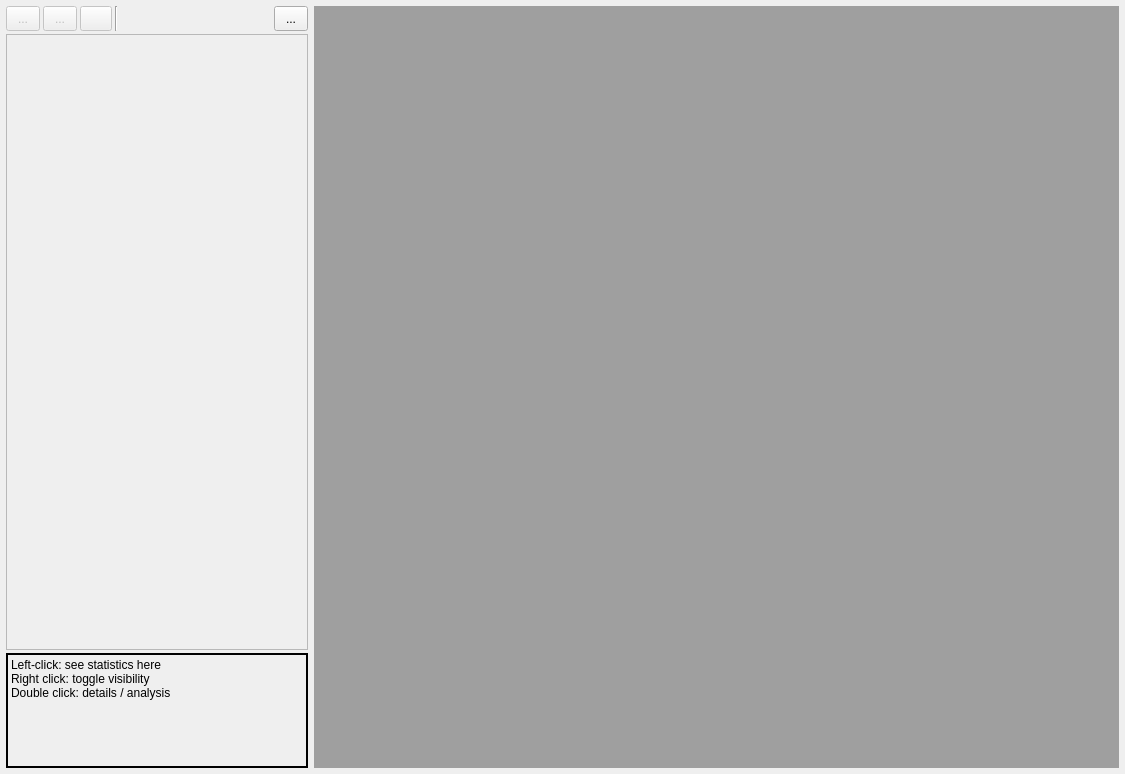
<?xml version="1.0" encoding="UTF-8"?>
<ui version="4.0">
 <class>ProjectView</class>
 <widget class="QWidget" name="ProjectView">
  <property name="geometry">
   <rect>
    <x>0</x>
    <y>0</y>
    <width>1125</width>
    <height>774</height>
   </rect>
  </property>
  <property name="windowTitle">
   <string>Form</string>
  </property>
  <layout class="QGridLayout" name="gridLayout">
   <property name="leftMargin">
    <number>6</number>
   </property>
   <property name="topMargin">
    <number>6</number>
   </property>
   <property name="rightMargin">
    <number>6</number>
   </property>
   <property name="bottomMargin">
    <number>6</number>
   </property>
   <item row="0" column="1">
    <widget class="QMdiArea" name="area"/>
   </item>
   <item row="0" column="0">
    <layout class="QVBoxLayout" name="verticalLayout">
     <property name="spacing">
      <number>3</number>
     </property>
     <property name="sizeConstraint">
      <enum>QLayout::SetMaximumSize</enum>
     </property>
     <item>
      <layout class="QHBoxLayout" name="horizontalLayout_5">
       <property name="spacing">
        <number>3</number>
       </property>
       <item>
        <widget class="QToolButton" name="toolColors">
         <property name="enabled">
          <bool>false</bool>
         </property>
         <property name="minimumSize">
          <size>
           <width>34</width>
           <height>25</height>
          </size>
         </property>
         <property name="maximumSize">
          <size>
           <width>34</width>
           <height>25</height>
          </size>
         </property>
         <property name="toolTip">
          <string>Apply to all</string>
         </property>
         <property name="text">
          <string>...</string>
         </property>
         <property name="icon">
          <iconset resource="../resources/icons.qrc">
           <normaloff>:/icons/show16.png</normaloff>:/icons/show16.png</iconset>
         </property>
         <property name="iconSize">
          <size>
           <width>16</width>
           <height>16</height>
          </size>
         </property>
         <property name="popupMode">
          <enum>QToolButton::InstantPopup</enum>
         </property>
        </widget>
       </item>
       <item>
        <widget class="QToolButton" name="toolDelete">
         <property name="enabled">
          <bool>false</bool>
         </property>
         <property name="minimumSize">
          <size>
           <width>34</width>
           <height>25</height>
          </size>
         </property>
         <property name="maximumSize">
          <size>
           <width>34</width>
           <height>25</height>
          </size>
         </property>
         <property name="toolTip">
          <string>Delete spectra...</string>
         </property>
         <property name="text">
          <string>...</string>
         </property>
         <property name="icon">
          <iconset resource="../resources/icons.qrc">
           <normaloff>:/icons/oxy/16/emptytrash.png</normaloff>:/icons/oxy/16/emptytrash.png</iconset>
         </property>
         <property name="iconSize">
          <size>
           <width>16</width>
           <height>16</height>
          </size>
         </property>
         <property name="popupMode">
          <enum>QToolButton::InstantPopup</enum>
         </property>
        </widget>
       </item>
       <item>
        <widget class="QPushButton" name="pushFullInfo">
         <property name="enabled">
          <bool>false</bool>
         </property>
         <property name="minimumSize">
          <size>
           <width>32</width>
           <height>25</height>
          </size>
         </property>
         <property name="maximumSize">
          <size>
           <width>32</width>
           <height>25</height>
          </size>
         </property>
         <property name="toolTip">
          <string>Details / analysis</string>
         </property>
         <property name="text">
          <string/>
         </property>
         <property name="icon">
          <iconset resource="../resources/icons.qrc">
           <normaloff>:/icons/oxy/16/help_about.png</normaloff>:/icons/oxy/16/help_about.png</iconset>
         </property>
         <property name="iconSize">
          <size>
           <width>16</width>
           <height>16</height>
          </size>
         </property>
        </widget>
       </item>
       <item>
        <widget class="Line" name="line">
         <property name="orientation">
          <enum>Qt::Vertical</enum>
         </property>
        </widget>
       </item>
       <item>
        <widget class="QLabel" name="label_28">
         <property name="sizePolicy">
          <sizepolicy hsizetype="Minimum" vsizetype="Preferred">
           <horstretch>0</horstretch>
           <verstretch>0</verstretch>
          </sizepolicy>
         </property>
         <property name="minimumSize">
          <size>
           <width>10</width>
           <height>20</height>
          </size>
         </property>
         <property name="maximumSize">
          <size>
           <width>16777215</width>
           <height>25</height>
          </size>
         </property>
         <property name="text">
          <string/>
         </property>
         <property name="alignment">
          <set>Qt::AlignRight|Qt::AlignTrailing|Qt::AlignVCenter</set>
         </property>
        </widget>
       </item>
       <item>
        <widget class="QToolButton" name="toolTile">
         <property name="enabled">
          <bool>true</bool>
         </property>
         <property name="minimumSize">
          <size>
           <width>34</width>
           <height>25</height>
          </size>
         </property>
         <property name="maximumSize">
          <size>
           <width>34</width>
           <height>25</height>
          </size>
         </property>
         <property name="toolTip">
          <string>Apply to all</string>
         </property>
         <property name="text">
          <string>...</string>
         </property>
         <property name="icon">
          <iconset resource="../resources/icons.qrc">
           <normaloff>:/icons/oxy/16/view_split_left_right.png</normaloff>:/icons/oxy/16/view_split_left_right.png</iconset>
         </property>
         <property name="iconSize">
          <size>
           <width>16</width>
           <height>16</height>
          </size>
         </property>
         <property name="popupMode">
          <enum>QToolButton::InstantPopup</enum>
         </property>
        </widget>
       </item>
      </layout>
     </item>
     <item>
      <widget class="QScrollArea" name="scrollArea">
       <property name="sizePolicy">
        <sizepolicy hsizetype="Expanding" vsizetype="MinimumExpanding">
         <horstretch>1</horstretch>
         <verstretch>1</verstretch>
        </sizepolicy>
       </property>
       <property name="minimumSize">
        <size>
         <width>283</width>
         <height>0</height>
        </size>
       </property>
       <property name="maximumSize">
        <size>
         <width>302</width>
         <height>16777215</height>
        </size>
       </property>
       <property name="horizontalScrollBarPolicy">
        <enum>Qt::ScrollBarAlwaysOff</enum>
       </property>
       <property name="sizeAdjustPolicy">
        <enum>QAbstractScrollArea::AdjustToContents</enum>
       </property>
       <property name="widgetResizable">
        <bool>true</bool>
       </property>
       <property name="alignment">
        <set>Qt::AlignHCenter|Qt::AlignTop</set>
       </property>
       <widget class="QWidget" name="scrollAreaWidgetContents">
        <property name="geometry">
         <rect>
          <x>0</x>
          <y>0</y>
          <width>281</width>
          <height>610</height>
         </rect>
        </property>
       </widget>
      </widget>
     </item>
     <item>
      <widget class="QLabel" name="labelSpectrumInfo">
       <property name="sizePolicy">
        <sizepolicy hsizetype="Minimum" vsizetype="Preferred">
         <horstretch>0</horstretch>
         <verstretch>0</verstretch>
        </sizepolicy>
       </property>
       <property name="minimumSize">
        <size>
         <width>0</width>
         <height>115</height>
        </size>
       </property>
       <property name="autoFillBackground">
        <bool>false</bool>
       </property>
       <property name="frameShape">
        <enum>QFrame::Box</enum>
       </property>
       <property name="frameShadow">
        <enum>QFrame::Plain</enum>
       </property>
       <property name="lineWidth">
        <number>2</number>
       </property>
       <property name="text">
        <string>&lt;html&gt;&lt;head/&gt;&lt;body&gt;&lt;p&gt;Left-click: see statistics here&lt;br/&gt;Right click: toggle visibility&lt;br/&gt;Double click: details / analysis&lt;/p&gt;&lt;/body&gt;&lt;/html&gt;</string>
       </property>
       <property name="textFormat">
        <enum>Qt::RichText</enum>
       </property>
       <property name="alignment">
        <set>Qt::AlignLeading|Qt::AlignLeft|Qt::AlignTop</set>
       </property>
       <property name="wordWrap">
        <bool>true</bool>
       </property>
       <property name="margin">
        <number>2</number>
       </property>
      </widget>
     </item>
    </layout>
   </item>
  </layout>
 </widget>
 <resources>
  <include location="../resources/icons.qrc"/>
 </resources>
 <connections/>
</ui>
